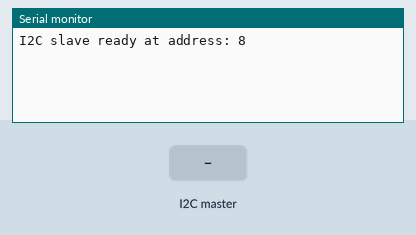
Simulated run of this sketch. Board: Arduino Uno, built with avr-gcc and run on an emulated ATmega328P. Parts: the last lines printed to the serial monitor. The inputs (shaded band) are chosen by the test bench.

Above: at 1.2 s.
1.3 s: the I2C master sends the byte 1
At 2.3 s:
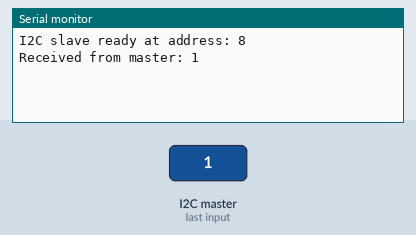
2.8 s: the I2C master sends the byte 0
At 3.4 s:
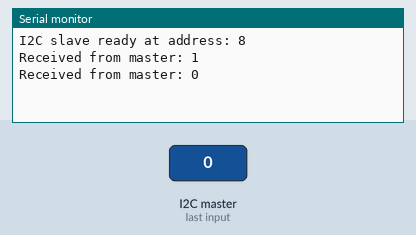

The sketch:

I2Cslave.ino
```cpp
/* I2Cslave.ino
Designed to send and receive data with I2Cslave.ino,
For Arduino Uno devices compatible with Wire.h (e.g. Uno, Mega).
Author: D. Dubins
Date: 09-Feb-25
Modified from: https://www.youtube.com/watch?v=PnG4fO5_vU4&t=326s&ab_channel=DroneBotWorkshop
DroneBot Workshop 2019

Wiring:
Uno1 (master) -- Uno2 (slave):
SDA - SDA
SCL - SCL
GND - GND
-Wire 10K pull-up resistors on SDA and SCL pins of master
*/

#include <Wire.h> // Include Arduino Wire.h library
#define I2C_ADDR 0x08  // use a unique bit address 0x08 for the slave
#define BYTELEN 5      // number of bytes (or characters) to ask for from the slave
byte rcv = 0;          // to hold received data from master
char msg[6] = "Hello";  // message to send

void setup(){
  Serial.begin(9600);   // Start the Serial Monitor
  Wire.begin(I2C_ADDR); // initialize I2C using slave address I2C_ADDR, in slave mode.
  Wire.onRequest(requestEvent); // attach interrupt function requestEvent, to run when data is requested from master.
  Wire.onReceive(receiveEvent); // attach interrupt function receiveEvent, to run when data is received from master.
  Serial.print("I2C slave ready at address: ");
  Serial.println(I2C_ADDR,HEX); // send slave ready message.
}

void loop(){
  delay(50); // short time delay recommended
}

void requestEvent(){ // function that runs when master asks for information
  Wire.write(msg,sizeof(msg)); // send msg to master
  Serial.print("Sent to master: "); // report event to Serial Monitor.
  Serial.println(msg);
}

void receiveEvent(){ // function that runs when master sends information
  rcv=0; // rcv defined in global space so you can use the value inside the loop() function.
  while (Wire.available()>0){ // this can be expanded to receive a bigger message than 1 byte.
    rcv=Wire.read();
  }
  Serial.print("Received from master: ");
  Serial.println(rcv);
}
```

Measured:
- after the input at 1.3 s, the serial monitor: prints a new line at once (image 1)
- after the input at 2.8 s, the serial monitor: prints a new line at once (image 2)
